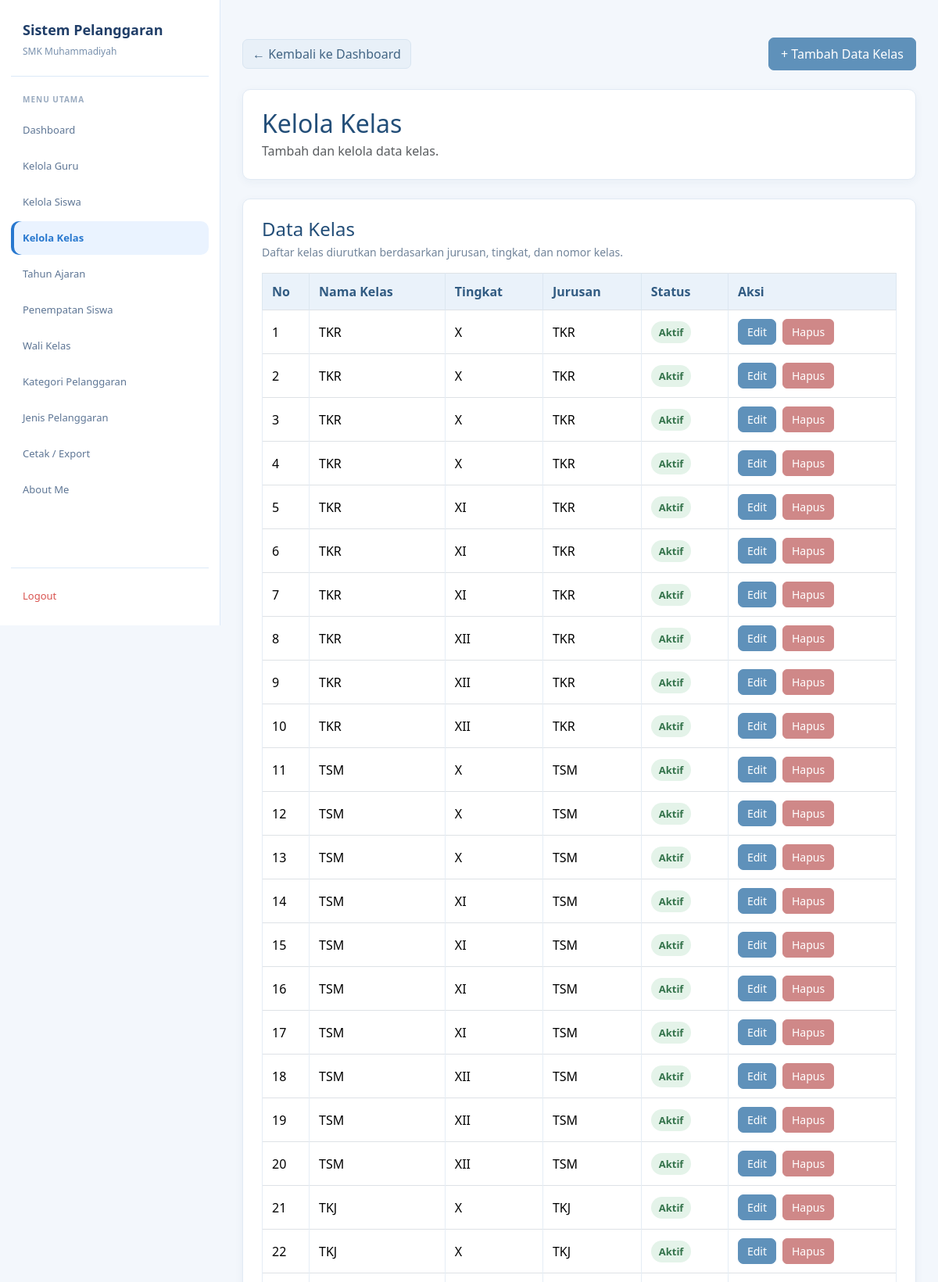
The app's page /admin/kelas.php (signed in, upper part) with its own data.
### tables this page shows
CREATE TABLE `t_kelas` (
  `id` int(11) NOT NULL,
  `nama` varchar(100) NOT NULL,
  `tingkat` varchar(20) NOT NULL,
  `jurusan` varchar(100) NOT NULL,
  `status_aktif` tinyint(1) DEFAULT NULL,
  `created_at` timestamp NULL DEFAULT current_timestamp(),
  `update_at` timestamp NULL DEFAULT current_timestamp()
);

### admin/kelas.php (the view, shortened to what this page needs)
<?php
include "../config/koneksi.php";
$query = mysqli_query(
    $koneksi,
    "SELECT * FROM t_kelas
     ORDER BY
        CASE jurusan
            WHEN 'TKR' THEN 1
            WHEN 'TSM' THEN 2
            WHEN 'TKJ' THEN 3
            WHEN 'RPL' THEN 4
            WHEN 'BD' THEN 5
            ELSE 6
        END,
        CASE tingkat
            WHEN 'X' THEN 1
            WHEN 'XI' THEN 2
            WHEN 'XII' THEN 3
            ELSE 4
        END,
        CAST(SUBSTRING_INDEX(nama, ' ', -1) AS UNSIGNED),
        id ASC"
);
?>
<!DOCTYPE html>
<html lang="id">
<head>
<link href="https://cdn.jsdelivr.net/npm/bootstrap@5.3.8/dist/css/bootstrap.min.css" rel="stylesheet">
</head>
<body>
<aside class="sidebar">
    <div class="brand">
        <div class="brand-title">Sistem Pelanggaran</div>
        <div class="brand-subtitle">SMK Muhammadiyah</div>
    </div>
    <div class="menu-title">Menu Utama</div>
    <nav class="menu">
        <a href="../dashboard.php" class="menu-link">Dashboard</a>
        <a href="guru.php" class="menu-link">Kelola Guru</a>
        <a href="siswa.php" class="menu-link">Kelola Siswa</a>
        <a href="kelas.php" class="menu-link active">Kelola Kelas</a>
        <a href="tahun_ajaran.php" class="menu-link">Tahun Ajaran</a>
        <a href="penempatan_siswa.php" class="menu-link">Penempatan Siswa</a>
        <a href="wali_kelas.php" class="menu-link">Wali Kelas</a>
        <a href="kategori_pelanggaran.php" class="menu-link">Kategori Pelanggaran</a>
        <a href="jenis_pelanggaran.php" class="menu-link">Jenis Pelanggaran</a>
        <a href="cetak_export.php" class="menu-link">Cetak / Export</a>
        <a href="../about.php" class="menu-link">About Me</a>
    </nav>
    <div class="logout">
        <a href="../logout.php" class="menu-link">Logout</a>
    </div>
</aside>
<main class="main">
<div class="container py-4">
    <div class="d-flex flex-wrap justify-content-between align-items-center gap-2 mb-4">
        <a href="../dashboard.php" class="btn btn-secondary">&larr; Kembali ke Dashboard</a>
        <button type="button" class="btn btn-primary" id="btnToggleKelas">
            + Tambah Data Kelas
        </button>
    </div>
    <div class="card mb-4">
        <div class="card-body">
            <h2 class="judul mb-1">Kelola Kelas</h2>
            <p class="text-muted mb-0">Tambah dan kelola data kelas.</p>
        </div>
    </div>
    <div class="card">
        <div class="card-body">
            <h4 class="mb-1">Data Kelas</h4>
            <p class="keterangan mb-3">
                Daftar kelas diurutkan berdasarkan jurusan, tingkat, dan nomor kelas.
            </p>
            <div class="table-responsive">
                <table class="table table-bordered table-hover align-middle">
                    <thead>
                    <tr>
                        <th style="width:60px">No</th>
                        <th>Nama Kelas</th>
                        <th>Tingkat</th>
                        <th>Jurusan</th>
                        <th>Status</th>
                        <th>Aksi</th>
                    </tr>
                    </thead>
                    <tbody>
                    <?php
                    $no = 1;
                    while ($kelas = mysqli_fetch_assoc($query)) {
                    ?>
                        <tr>
                            <td><?= $no++; ?></td>
                            <td><?= htmlspecialchars($kelas['nama']); ?></td>
                            <td><?= htmlspecialchars($kelas['tingkat']); ?></td>
                            <td><?= htmlspecialchars($kelas['jurusan']); ?></td>
                            <td>
                                <?php if ((int)$kelas['status_aktif'] === 1) { ?>
                                    <span class="status-aktif">Aktif</span>
                                <?php } else { ?>
                                    <span class="status-nonaktif">Tidak Aktif</span>
                                <?php } ?>
                            </td>
                            <td>
                                <div class="d-flex gap-2">
                                    <a href="edit_kelas.php?id=<?= (int)$kelas['id']; ?>"
                                       class="btn btn-sm btn-primary">Edit</a>
                                    <a href="hapus_kelas.php?id=<?= (int)$kelas['id']; ?>"
                                       class="btn btn-sm btn-danger"
                                       onclick="return confirm('Yakin ingin menghapus kelas ini?')">
                                        Hapus
                                    </a>
                                </div>
                            </td>
                        </tr>
                    <?php } ?>
                    </tbody>
                </table>
            </div>
        </div>
    </div>
</div>
</main>
</body>
</html>

### admin/kelas.php (style rules this page uses)
:root { --blue: #2878cf; --blue-dark: #203e68; --blue-soft: #eaf3ff; --muted: #7890ad; --line: #dce9f8; }
* { box-sizing: border-box; }
body { margin: 0; background: #f3f7fc; color: #2f435a; font-family: "Segoe UI", Arial, sans-serif; }
a { text-decoration: none; }
.sidebar { position: fixed; inset: 0 auto 0 0; width: 282px; height: 100vh; overflow-y: auto; background: #fff; border-right: 1px solid var(--line); padding: 25px 14px 16px; display: flex; flex-direction: column; z-index: 1000; }
.brand { padding: 0 15px 22px; border-bottom: 1px solid var(--line); margin-bottom: 22px; }
.brand-title { font-size: 18px; font-weight: 700; color: var(--blue-dark); margin-bottom: 5px; }
.brand-subtitle { font-size: 12px; color: var(--muted); }
.menu-title { font-size: 10px; font-weight: 700; color: #9aabc0; letter-spacing: 1px; text-transform: uppercase; margin: 0 15px 10px; }
.menu { display: flex; flex-direction: column; gap: 3px; }
.menu-link { min-height: 43px; display: flex; align-items: center; padding: 10px 15px; border-radius: 10px; color: #5e7695; font-size: 13px; transition: .2s ease; }
.menu-link:hover, .menu-link.active { background: var(--blue-soft); color: var(--blue); }
.menu-link.active { font-weight: 600; box-shadow: inset 4px 0 0 var(--blue); }
.logout { margin-top: auto; padding-top: 14px; border-top: 1px solid var(--line); }
.logout .menu-link { color: #d9534f; }
.main { margin-left: 282px; min-height: 100vh; padding: 24px 28px 40px; }
.container { width: 100%; max-width: none !important; margin: 0 auto; padding: 0 !important; }
.judul, h4 { color: #234e78; }
.card { border: 1px solid #e1eaf4 !important; border-radius: 10px; box-shadow: 0 3px 12px rgba(35,78,120,.05) !important; }
.card-body { padding: 24px; }
.btn-primary { --bs-btn-color: #fff; --bs-btn-bg: #5f91ba; --bs-btn-border-color: #5f91ba; --bs-btn-hover-color: #fff; --bs-btn-hover-bg: #4b7fa9; --bs-btn-hover-border-color: #4b7fa9; border-radius: 7px; padding: 8px 15px; }
.btn-secondary { --bs-btn-bg: #e8f0f8; --bs-btn-border-color: #d8e5f1; --bs-btn-color: #426584; --bs-btn-hover-bg: #dceaf6; --bs-btn-hover-border-color: #cbddeb; --bs-btn-hover-color: #234e78; border-radius: 7px; }
.btn-danger { --bs-btn-color: #fff; --bs-btn-bg: #cf8888; --bs-btn-border-color: #cf8888; --bs-btn-hover-color: #fff; --bs-btn-hover-bg: #bd7777; --bs-btn-hover-border-color: #bd7777; border-radius: 6px; }
.btn-sm { padding: 5px 11px; }
.table { color: #344b63; vertical-align: middle; margin-bottom: 0; }
.table thead th { background: #eaf2fa; color: #315b82; border-color: #dce7f1; font-weight: 600; padding: 12px; white-space: nowrap; }
.table tbody td { border-color: #e5edf5; padding: 11px 12px; }
.status-aktif, .status-nonaktif { display: inline-block; padding: 5px 10px; border-radius: 20px; font-size: 13px; font-weight: 600; }
.status-aktif { background: #e4f3e9; color: #34734b; }
.keterangan { color: #71849a; font-size: 14px; }

### records on screen
t_kelas: nama "TKR", tingkat "X", jurusan "TKR", status_aktif "Aktif"
t_kelas: nama "TKR", tingkat "X", jurusan "TKR", status_aktif "Aktif"
t_kelas: nama "TKR", tingkat "X", jurusan "TKR", status_aktif "Aktif"
t_kelas: nama "TKR", tingkat "X", jurusan "TKR", status_aktif "Aktif"
t_kelas: nama "TKR", tingkat "XI", jurusan "TKR", status_aktif "Aktif"
t_kelas: nama "TKR", tingkat "XI", jurusan "TKR", status_aktif "Aktif"
t_kelas: nama "TKR", tingkat "XI", jurusan "TKR", status_aktif "Aktif"
t_kelas: nama "TKR", tingkat "XII", jurusan "TKR", status_aktif "Aktif"
t_kelas: nama "TKR", tingkat "XII", jurusan "TKR", status_aktif "Aktif"
t_kelas: nama "TKR", tingkat "XII", jurusan "TKR", status_aktif "Aktif"
t_kelas: nama "TSM", tingkat "X", jurusan "TSM", status_aktif "Aktif"
t_kelas: nama "TSM", tingkat "X", jurusan "TSM", status_aktif "Aktif"
t_kelas: nama "TSM", tingkat "X", jurusan "TSM", status_aktif "Aktif"
t_kelas: nama "TSM", tingkat "XI", jurusan "TSM", status_aktif "Aktif"
t_kelas: nama "TSM", tingkat "XI", jurusan "TSM", status_aktif "Aktif"
t_kelas: nama "TSM", tingkat "XI", jurusan "TSM", status_aktif "Aktif"
t_kelas: nama "TSM", tingkat "XI", jurusan "TSM", status_aktif "Aktif"
t_kelas: nama "TSM", tingkat "XII", jurusan "TSM", status_aktif "Aktif"
t_kelas: nama "TSM", tingkat "XII", jurusan "TSM", status_aktif "Aktif"
t_kelas: nama "TSM", tingkat "XII", jurusan "TSM", status_aktif "Aktif"
t_kelas: nama "TKJ", tingkat "X", jurusan "TKJ", status_aktif "Aktif"
t_kelas: nama "TKJ", tingkat "X", jurusan "TKJ", status_aktif "Aktif"
